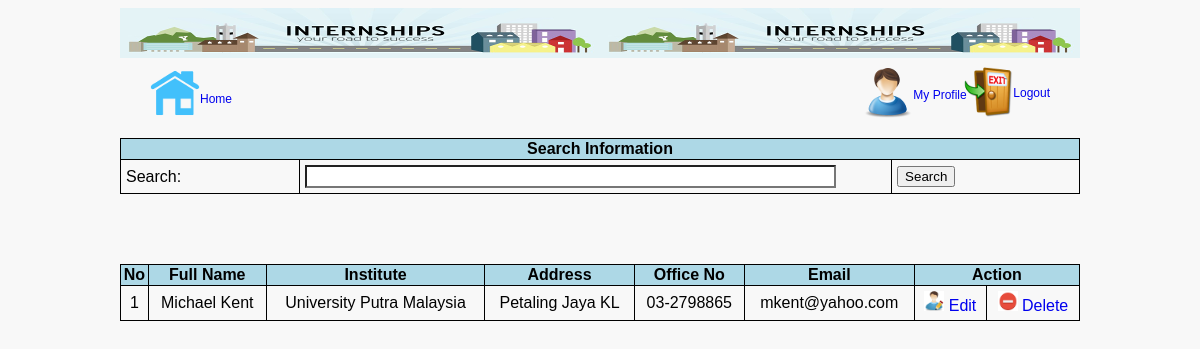
The page /lecturer_list.php (signed in) on the database its author committed.
### tables this page shows
CREATE TABLE IF NOT EXISTS `lecturers` (
  `id` int(11) NOT NULL AUTO_INCREMENT,
  `username` varchar(50) NOT NULL,
  `password` varchar(50) NOT NULL,
  `fullName` text NOT NULL,
  `ic` varchar(20) NOT NULL,
  `gender` varchar(20) NOT NULL,
  `nationality` varchar(30) NOT NULL,
  `university` text NOT NULL,
  `address` text NOT NULL,
  `state` varchar(50) NOT NULL,
  `postcode` varchar(15) NOT NULL,
  `officeNo` varchar(15) NOT NULL,
  `email` text NOT NULL,
  `mobileNo` varchar(15) NOT NULL,
  `DT_CREATE` datetime NOT NULL,
  `IDENT` varchar(50) NOT NULL,
  PRIMARY KEY (`id`)
);

### lecturer_list.php (the view, shortened to what this page needs)
<?php
require_once('inc/connect.php');
$i = 0;
$list = array();
if($_SERVER["REQUEST_METHOD"] == "POST") {
	$searchtext = trim($_POST['searchText']);
	$query = mysqli_query($con, "SELECT * FROM lecturers WHERE fullName LIKE '%$searchtext%' OR university LIKE '%$searchtext%'
	                             OR address LIKE '%$searchtext%' OR officeNo LIKE '%searchtext%' OR email LIKE '%searchtext%'");
	$count = mysqli_num_rows($query);
	if($count > 0) {
		while($row = mysqli_fetch_assoc($query)) {
			$i++;
			$fullName = $row['fullName'];
			$university = $row['university'];
			$address = $row['address'];
			$officeNo = $row['officeNo'];
			$email = $row['email'];
			$query2 = mysqli_query($con, "SELECT id, appellation FROM institute WHERE id = $university");
			$row2 = mysqli_fetch_array($query2);
			$list[] = array($i, $fullName, $row2['appellation'], $address, $officeNo, $email);
		}
	}
	else {
		$msg = "<div align=\"center\" style=\"margin-top:50px;\"><font color=\"red\">No result found.</font></div>";
	}
}
else {
	$query = mysqli_query($con, "SELECT * FROM lecturers");
	while($row = mysqli_fetch_assoc($query)) {
		$i++;
		$fullName = $row['fullName'];
		$university = $row['university'];
		$address = $row['address'];
		$officeNo = $row['officeNo'];
		$email = $row['email'];
		$query2 = mysqli_query($con, "SELECT id, appellation FROM institute WHERE id = $university");
		$row2 = mysqli_fetch_array($query2);
		$list[] = array($i, $fullName, $row2['appellation'], $address, $officeNo, $email);
	}
}
?>
<!DOCTYPE html PUBLIC "-//W3C//DTD XHTML 1.0 Strict//EN" "http://www.w3.org/TR/xhtml1/DTD/xhtml1-strict.dtd">
<html xmlns="http://www.w3.org/1999/xhtml" xml:lang="en" lang="en">
<head>
<link rel="stylesheet" href="css/style.css">
<link rel="stylesheet" href="css/jquery-ui.css">
</head>
<body>
	<div id="SiteBody">
		<div id="header-form"></div>
		<div id="nav-left">
			<a href="menu.php" class="link"><img src="/eintern/images/home.png" alt="home">
				<div class="title-left">
					Home
				</div>
			</a>
		</div>
		<div id="nav-right">
			<a href="#" class="link"><img src="/eintern/images/profile.png" alt="profile" class="profile">
				<div class="title-med">My Profile</div>
			</a>
			<a href="logout.php" class="link"><img src="/eintern/images/logout.png" alt="logout" class="logout">
				<div class="title-right">Logout</div>
			</a>
		</div>
		<div id="container">
			<div class="searchLog">
				<form method="post" action="<?php echo htmlspecialchars($_SERVER["PHP_SELF"]); ?>">
					<table style="margin-top:0%;">
						<th colspan="6">Search Information</th>
						<tr>
							<td>Search:</td>
							<td><input type="text" name="searchText" /></td>
							<td><input type="submit" value="Search" /></td>
						</tr>
					</table>
				</form>
			</div>
			<?php
				if(isset($msg)) {
					echo $msg;
				}
				else {
			?>
			<table>
				<th>No</th>
				<th>Full Name</th>
				<th>Institute</th>
				<th>Address</th>
				<th>Office No</th>
				<th>Email</th>
				<th colspan="2">Action</th>
				<tr>
				<?php
					$n = 0;
					$max = sizeOf($list);
					$query = mysqli_query($con, "SELECT id FROM lecturers");
					while($n < $max) {
						foreach($list[$n] as $value) {
							echo '<td align="center">'.$value.'</td>';
						}
						$row = mysqli_fetch_array($query);
						$id = $row['id'];
						echo '<td align="center"><a href="lecturer_update.php?edit='.$id.'"><img src="images/edit.png" width="20" height="20" /> Edit</td>';
						echo '<td align="center"><a href="lecturer_delete.php?del='.$id.'"><img src="images/delete.png" width="20" height="20" /> Delete</td>';
						$n++;
					}
				?>
				</tr>
			</table>
			<?php } ?>
		</div>
	</div>
</body>
</html>

### css/style.css (style rules this page uses)
body { font-family:Arial, Helvetica, sans-serif; background:#F8F8F8; }
#SiteBody { width:960px; margin: 0 auto; min-width:300px; max-width:2000px; }
.searchLog { margin-top:80px; }
input[type="text"] { width: 90%; display: block; margin: 0; font-family: sans-serif; font-size: 15px; appearance: none; box-shadow: none; border-radius: none; }
table { border-collapse: collapse; width:100%; margin-top:70px; }
table, th, td { border:1px solid black; }
th { background:lightblue; }
td { padding:5px; }
.title-left { font-size:12px; margin-left:50px; margin-top:-30px; }
.title-med { font-size:12px; margin-left:50px; margin-top:20px; }
.title-right { font-size:12px; margin-left:150px; margin-top:-35px; }
img.profile { position:absolute; }
img.logout { margin-left:100px; margin-top:-35px; }
a:link { text-decoration:none; }
#header-form { width:960px; height:50px; background:lightblue; background-image:url("../images/banner2.png"); }
#nav-left { height:50px; float:left; margin-top:10px; margin-left:30px; }
#nav-right { height:50px; margin-top:10px; float:right; margin-right:30px; }

### rows shown on the page
lecturers: value "1", fullName "Michael Kent", value "University Putra Malaysia", address "Petaling Jaya KL", officeNo "03-2798865", email "mkent@yahoo.com"
